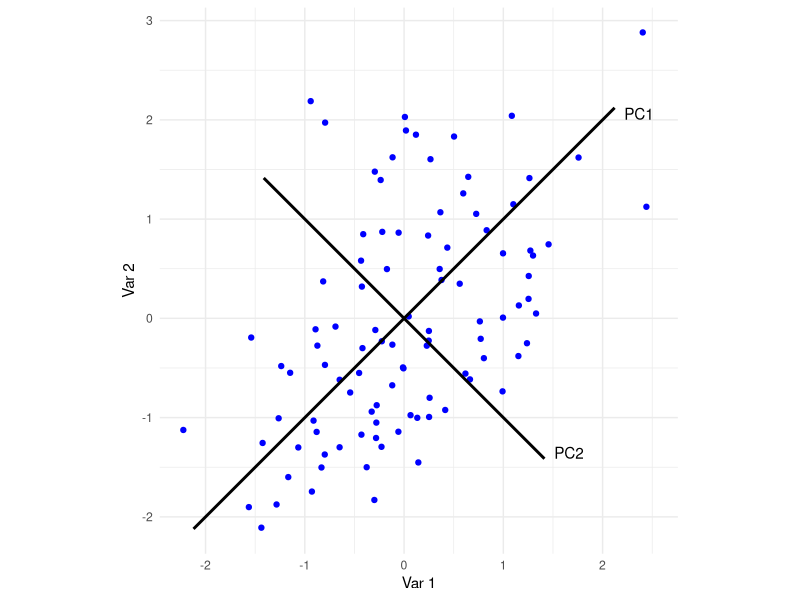

Here is the R script that generated this plot:
library(ggplot2)
set.seed(0)

# -- Generate data --
variable_1 <- rnorm(100)
variable_2 <- variable_1 * 0.5 + rnorm(100)
df <- data.frame(Variable1 = variable_1, Variable2 = variable_2)

# -- Perform PCA -- 
data <- t(scale(as.matrix(df)))
data_svd <- svd(data)
alpha <- data_svd$d
theta <- data_svd$u
pc1 <- theta[, 1] * 3
pc2 <- theta[, 2] * 2

lines_df <- data.frame(
  x = c(-pc1[1], -pc2[1]),
  y = c(-pc1[2], -pc2[2]),
  xend = c(pc1[1],pc2[1]),
  yend = c(pc1[2],pc2[2]),
  label = c("PC1", "PC2")
)

# -- Plot PCA and data points --
p <- ggplot(df, aes(x = Variable1, y = Variable2)) +
  geom_point(color = "blue") +
  theme_minimal()+
  coord_fixed()+
  xlab("Var 1") +  
  ylab("Var 2")


p <- p + geom_segment(data = lines_df, aes(x = x, y = y, xend = xend, yend = yend),
                      size = 1, color = "black")
          
p + geom_text(data = lines_df, aes(x = x, y = y, label = label), 
              vjust = "inward", hjust = "inward", nudge_x = 0.4, nudge_y = 0)
  



